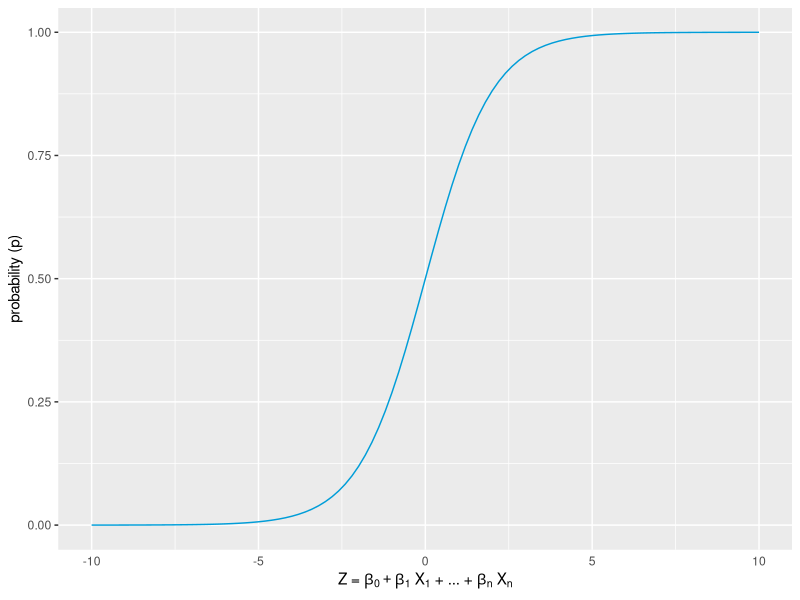

Source code (R):
## ---- chunk 1
knitr::opts_chunk$set(echo = TRUE)
library(plyr)
library(dplyr)
library(ggplot2)
## ---- chunk 2

curve <- function(x) (exp(x)/(1+(exp(x))))

set.seed(1500)
ggplot(data = data.frame(x=rnorm(10000)), mapping = aes(x = x)) +
    stat_function(fun = curve, color = "#009DD8") +
    ylim(0,1)+
    xlim(-10,10) + 
    theme(axis.ticks.x = element_blank()) +
    ylab('probability (p)') +
    xlab(label = expression(Z~'='~beta[0] + beta[1]~X[1]~'+'~'... +'~beta[n]~X[n]))

